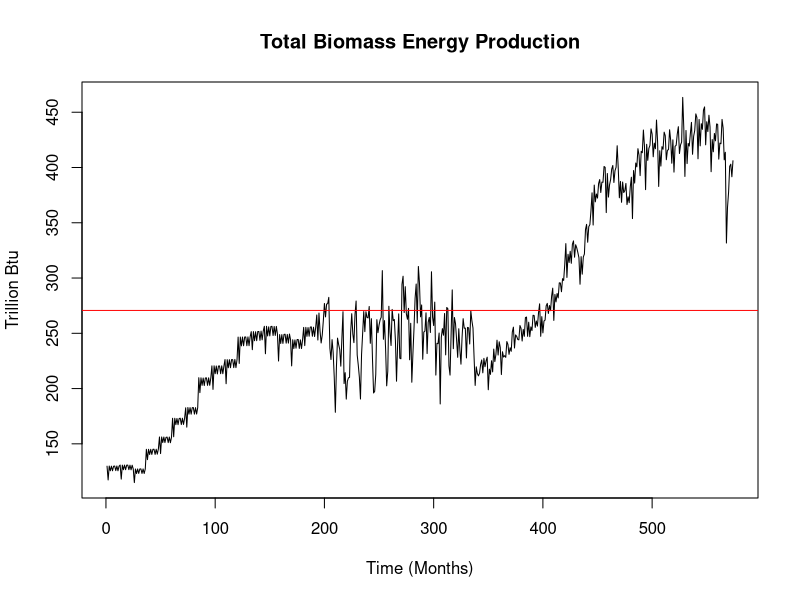
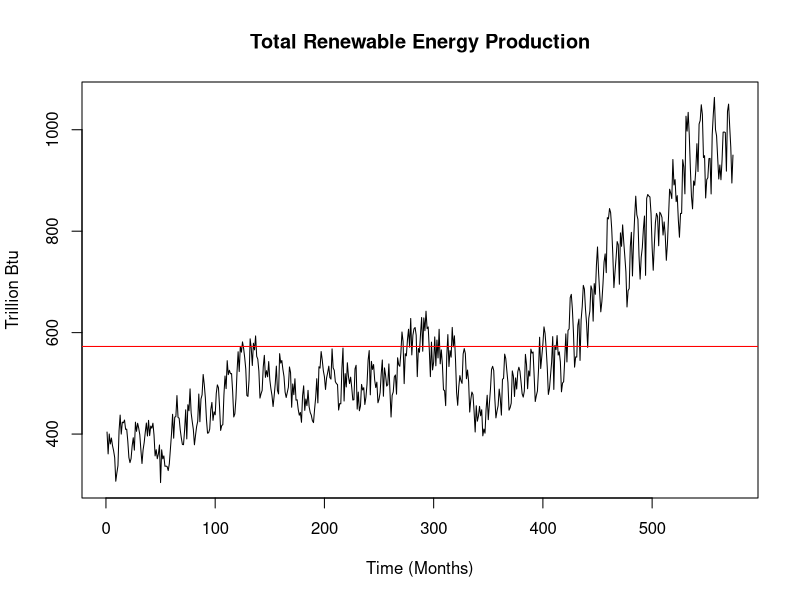
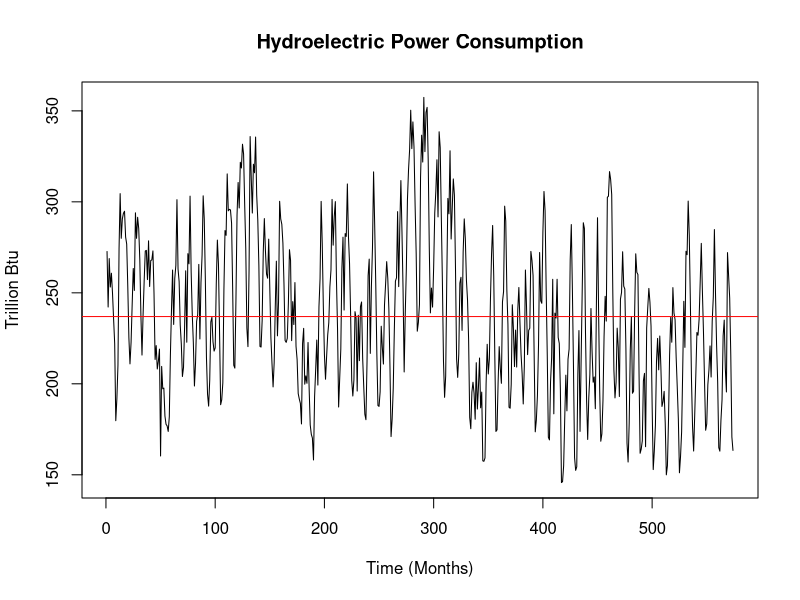
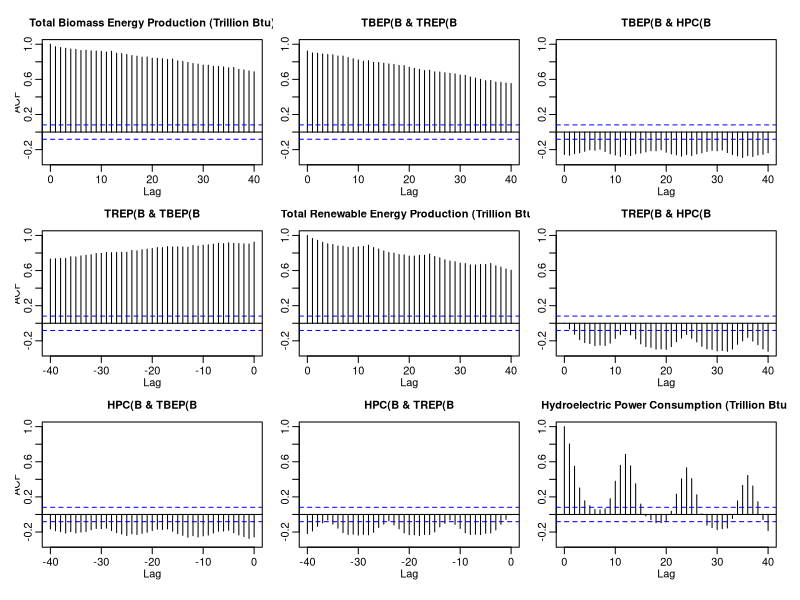
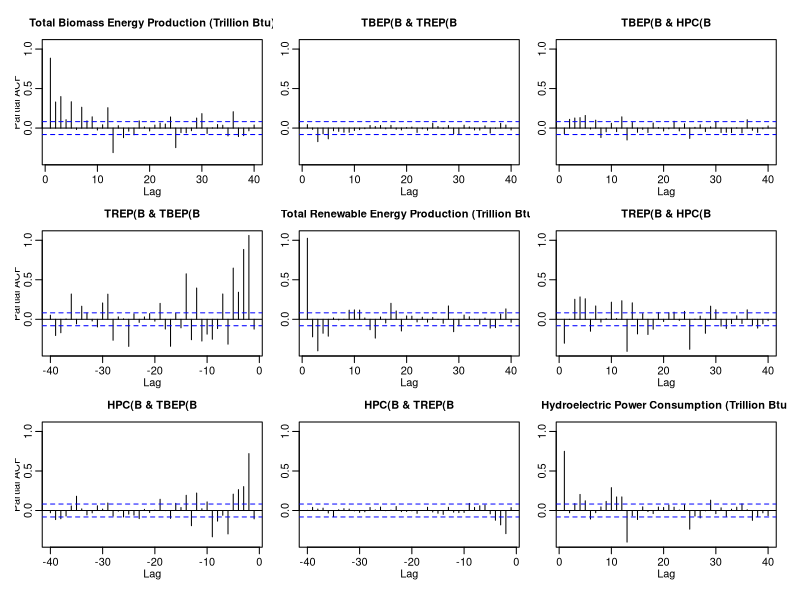

R code for these plots, in order:
## ---- chunk 1
#Load/install required package here
library(forecast)
library(tseries)
library(dplyr)
library(readxl)
library(ggplot2)
## ---- chunk 2
#Importing data set
Renewable.df<-read_excel("Table_10.1_Renewable_Energy_Production_and_Consumption_by_Source.xlsx")
Renewable.df
## ---- chunk 3
Renewable.df_altered<-Renewable.df %>%
  select( "Total Biomass Energy Production (Trillion Btu)", "Total Renewable Energy Production (Trillion Btu)", "Hydroelectric Power Consumption (Trillion Btu)")
head(Renewable.df_altered)
## ---- chunk 4
Renewable_ts.df<-ts(data = Renewable.df_altered, start = 1, end = 574, frequency = 1,
   deltat = 1, ts.eps = getOption("ts.eps"), class = , names = )
## ---- chunk 5
mean1<-mean(Renewable_ts.df[,1])  #Total Biomass Energy Production (Trillion Btu)
sd1<-sd(Renewable_ts.df[,1])
mean1
sd1
mean2<-mean(Renewable_ts.df[,2]) #Total Renewable Energy Production (Trillion Btu) 
sd2<-sd(Renewable_ts.df[,2])
mean2
sd2
mean3<-mean(Renewable_ts.df[,3]) #Hydroelectric Power Consumption (Trillion Btu)
sd3<-sd(Renewable_ts.df[,3])
mean3
sd3
#ACF and PACF commands, also just use plot for the next one
## ---- chunk 6
plot(Renewable_ts.df[,1], xlab="Time (Months)", ylab="Trillion Btu")+title("Total Biomass Energy Production")+abline(h=mean1, col="red")
plot(Renewable_ts.df[,2], xlab="Time (Months)", ylab="Trillion Btu")+title("Total Renewable Energy Production")+abline(h=mean2, col="red")
plot(Renewable_ts.df[,3], xlab="Time (Months)", ylab="Trillion Btu")+title("Hydroelectric Power Consumption")+abline(h=mean3, col="red")
## ---- chunk 7
cor(Renewable_ts.df)
## ---- chunk 8
acf(Renewable_ts.df, lag.max=40)
## ---- chunk 9
pacf(Renewable_ts.df, lag.max=40)
